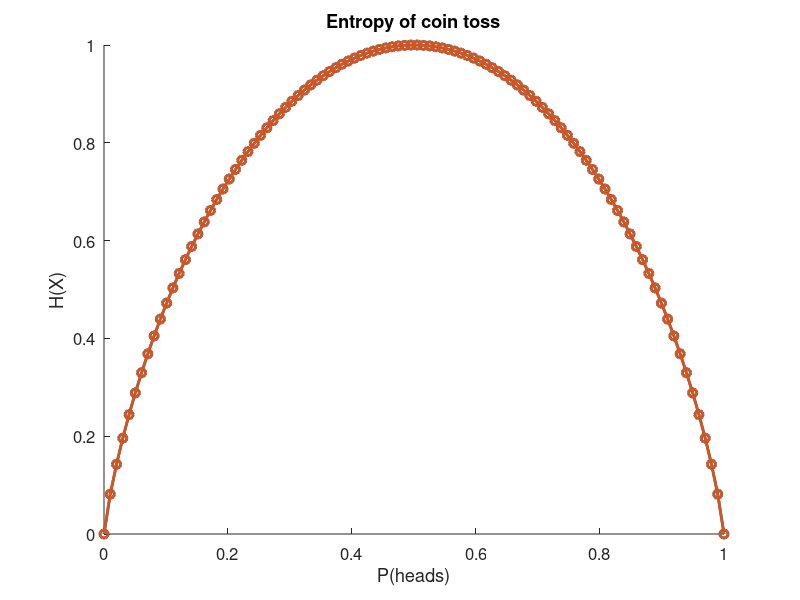
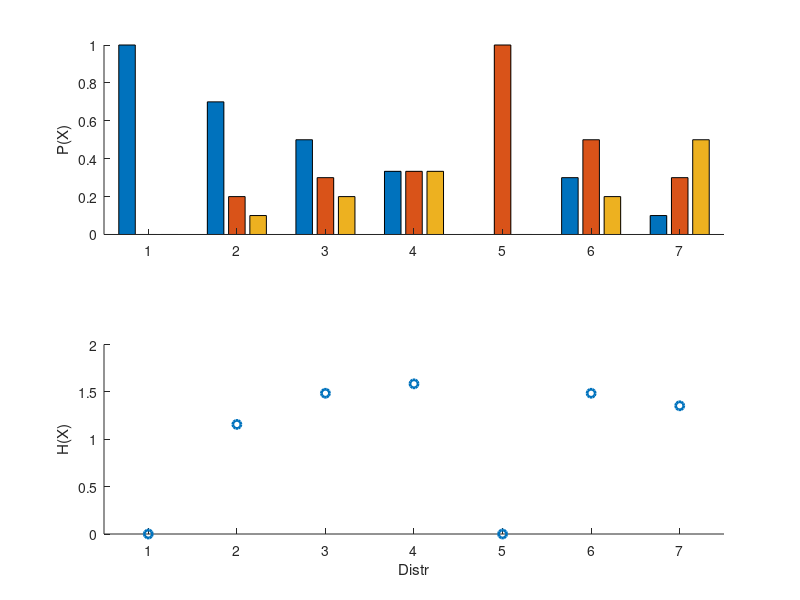

Write MATLAB code to recreate these figures, in order. (Note: this script raises an error after producing the figures.)
%% Entropy tutorial
% SJJ 07-2020

% entropy quantifies the level of 'information' associated with a random
% variable.

% Using the coin toss example, consider flipping a coin with some known
% probability of heads/tails.

% in extreme case, where p(heads) = 0 or p(heads) = 1, the entropy is zero,
% since we don't get any new information from tossing the coin more times
% (there is no uncertainty)

% on the other hand, if p(heads) = 0.5, each coin toss is maximally
% uncertain, and it is very difficult to predict the outcome of the next
% toss. Each toss gives us new information (1 'bit' to be precise).
% P(heads) in between 0.5 and 1 will give us levels of information varying
% between these two extremes.

% a simple coin toss example

p = linspace(0,1,100); % p(heads) = 0.01, 0.01, 0.02, ..., 1
p(2,:) = 1-p;
p(p==0) = eps; % log(0) is undefined, so just change zeros to v small number

% calculate h for all p element-wise (don't need to write a loop)
h = -sum(p.*log2(p)); % formula for entropy

% Note that if p is 0 or 1, p.*log2(p) will be 0

figure('position',[600 500 300 200],'color','w');
plot(p,h,'linew',2,'marker','o'); box off;
xlabel('P(heads)')
ylabel('H(X)');
set(gca,'fontsize',12);
title('Entropy of coin toss')

%% we can do the same thing for a multinomial distribution
% entropy is highest when p = 1/n where n is the number of options

% define some arbitrary probability distributions for n=3 multinomials
pm = [1 eps eps; 0.7 0.2 0.1; 0.5 0.3 0.2; 1/3 1/3 1/3
      eps 1 eps; 0.3 0.5 0.2; 0.1 0.3 0.5];
hm = -sum(pm.*log2(pm),2);

% [~,maxH] = max(hm);
% pm(maxH,:)

figure('position',[200 500 300 200],'color','w');

subplot(211); bar(pm); box off;
ylabel('P(X)');
xlim([0 length(hm)]+0.5)
set(gca,'xtick',1:length(hm))

subplot(212); plot(hm,'linew',2,'marker','o','linestyle','none'); box off;
xlabel('Distr')
ylabel('H(X)');
xlim([0 length(hm)]+0.5)
set(gca,'xtick',1:length(hm))

for i=1:length(hm)
    fprintf('P = [%.g %.g %.g], H = %.2f\n',pm(i,1),pm(i,2),pm(i,3),hm(i))
end

% Note how entropy is minimal when two of the outcomes have probability 0
% (eps) and one has probability 1 (equivalent to the 1/0 coin toss
% example), and entropy is maximal for a uniform distribution (all
% probabilities equal 1/3)

%% Repeat multinomial, but across many random examples

nDist = 1000;

pmR = zeros(nDist,3);
pmR(:,1) = rand(nDist,1);

for c=1:size(pmR,2)-1
    pmR(:,c) = randrange(0,1-sum(pmR,2),[nDist,1]);
end

pmR(:,end) = 1 - sum(pmR,2);
pmR(pmR==0) = eps;

hmR = -sum(pmR.*log2(pmR),2);

[inds,edges] = discretize(hmR,nDist);
cmap = cbrewer('seq','PuRd',nDist);

hm_cols = cmap(inds,:);

figure;
scatter(pmR(:,1),pmR(:,2),40,hm_cols,'filled')


